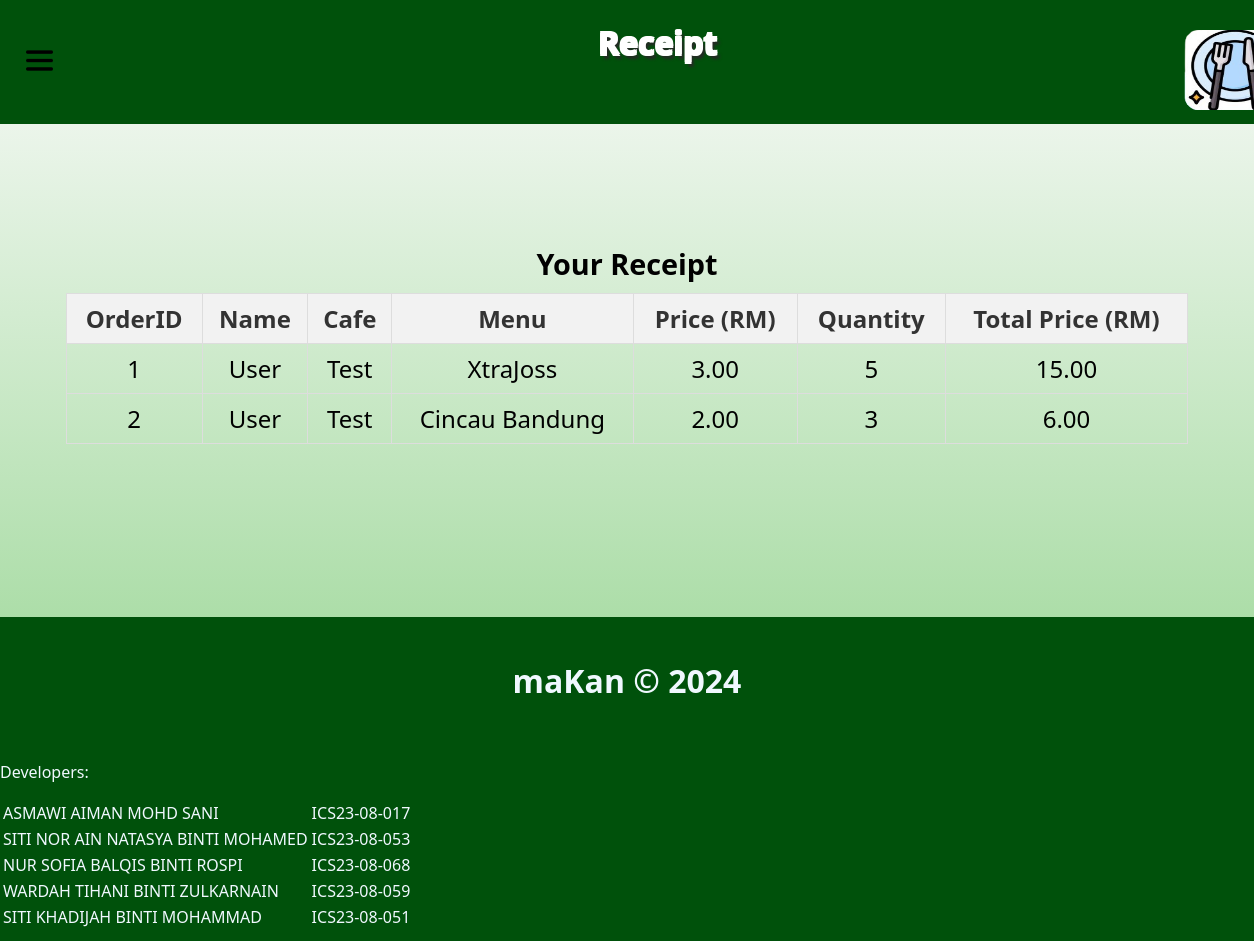
Page /menu/receipt/ (signed in) on the committed database.
### KPMIM_Cafeteria_System/models.py (models this page shows, shortened)
class Order(models.Model):
    ORDER_STATUS = [
        (0, 'Order Received'),
        (1, 'Preparing'),
        (2, 'Ready to Pick Up'),
        (3, 'Picked Up'),
    ]
    PAYMENT = [
        (0, 'Not Pay'),
        (1, 'Paid')
    ]
    orderID = models.AutoField(primary_key=True)
    menuID = models.ForeignKey(Menu, on_delete=models.CASCADE)
    cafeID = models.ForeignKey(Cafe, on_delete=models.CASCADE)
    userID = models.ForeignKey(User, on_delete=models.CASCADE)
    quantity = models.PositiveBigIntegerField()
    total_price = models.DecimalField(max_digits=10, decimal_places=2,editable=False)
    status = models.IntegerField(choices=ORDER_STATUS, default=0)
    pay=models.IntegerField(choices=PAYMENT,default=0)

class User(models.Model):
    userID=models.AutoField(primary_key=True)
    name=models.TextField()
    email=models.EmailField(unique=True)
    phone=models.TextField()
    password=models.TextField()

class Cafe(models.Model):
    cafeID=models.AutoField(primary_key=True)
    name=models.TextField()

class Menu(models.Model):
    menuID=models.AutoField(primary_key=True)
    name=models.TextField()
    price=models.DecimalField(max_digits=10,decimal_places=2)
    cafeID=models.ForeignKey(Cafe, on_delete=models.CASCADE)

### KPMIM_Cafeteria_System/views.py (the view)
# urls.py: path('menu/receipt/', views.receipt, name='receipt'),
def receipt(request):
    user_id = request.session.get('user_id')
    if not request.session.get('user_type') == 'user':
        request.session.flush()
        messages.error(request, "You do not have permission to view this page. Please login again.")
        return redirect('login')
    data = Order.objects.filter(userID=user_id, pay=1)  # Filter for status=2 and pay=1
    context = {
        'data': data,
    }
    return render(request, 'user/receipt.html', context)

### KPMIM_Cafeteria_System/templates/user/receipt.html (shortened to what this page needs)
{% load static %}
<!DOCTYPE html>
<html lang="en">
<head>
</head>
<body>
    <div class="container">
        <div class="header">
            <button id="menuButton"><img src="{% static 'menu.png' %}"></button>
            <h1>Receipt</h1>
            <div class="logo">
                <table>
                    <tr>
                        <td><a href="{% url 'usermenu' %}"><img class="websitelogo" src="{% static 'logo.png' %}" alt="maKan"></a></td>
                    </tr>
                </table>
            </div>
        </div>
        <div class="menu-list">
            <div class="menuBox">
                <div class="table-title">Your Receipt</div>
                <table>
                    <thead>
                        <tr>
                            <th>OrderID</th>
                            <th>Name</th>
                            <th>Cafe</th>
                            <th>Menu</th>
                            <th>Price (RM)</th>
                            <th>Quantity</th>
                            <th>Total Price (RM)</th>
                        </tr>
                    </thead>
                    <tbody>
                        {% for i in data %}
                        <tr>
                            <td>{{ i.orderID }}</td>
                            <td>{{ i.userID.name }}</td>
                            <td>{{ i.cafeID.name }}</td>
                            <td>{{ i.menuID.name }}</td>
                            <td>{{ i.menuID.price }}</td>
                            <td>{{ i.quantity }}</td>
                            <td>{{ i.total_price }}</td>
                        </tr>
                         {% endfor %}
                    </tbody>
                </table>
             </div>
        </div>
        <div class="footer">
            <center><h1>maKan &copy; 2024</h1></center><br>
            <p>Developers:<br></p>
            <table>
                <tr>
                    <td>ASMAWI AIMAN MOHD SANI</td>
                    <td>ICS23-08-017</td>
                </tr>
                <tr>
                    <td>SITI NOR AIN NATASYA BINTI MOHAMED</td>
                    <td>ICS23-08-053</td>
                </tr>
                <tr>
                    <td>NUR SOFIA BALQIS BINTI ROSPI</td>
                    <td>ICS23-08-068</td>
                </tr>
                <tr>
                    <td>WARDAH TIHANI BINTI ZULKARNAIN</td>
                    <td>ICS23-08-059</td>
                </tr>
                <tr>
                    <td>SITI KHADIJAH BINTI MOHAMMAD</td>
                    <td>ICS23-08-051</td>
                </tr>
            </table>
        </div>
    </div>
</body>
</html>

### KPMIM_Cafeteria_System/templates/user/receipt.html (style rules this page uses)
body { margin: 0; height: 100%; display: grid; place-items: center; padding: 0; background: linear-gradient(to top, #83CE7D, rgb(251, 251, 251)); align-items: center; font-family: system-ui, -apple-system, BlinkMacSystemFont, 'Segoe UI', Roboto, Oxygen, Ubuntu, Cantarell, 'Open Sans', 'Helvetica Neue', sans-serif; font-size: x-large; animation: popUp 1s ease-out; }
.container { width: 100%; height: auto; }
.header { background-color: #00510b; color: #ffffff; display: flex; align-items: center; justify-content: space-between; width: 100%; }
.footer { background-color: #00510b; color: aliceblue; padding-top: 20px; padding-bottom: 10px; font-size: medium; width: 100%; height: auto; margin-top: 5%; }
.websitelogo { transition: transform 0.2s ease-in-out; width: 100px; height: 80px; margin-top: 23px; }
.header h1 { margin-left: 5%; }
.menuBox { display: flex; flex-wrap: wrap; justify-content: center; transition: transform 0.2s ease-in-out; margin-top: 80px; margin-bottom: 80px; }
.menu-list { display: flex; flex-wrap: wrap; justify-content: center; }
#menuButton { background-color: #00510b; border: none; margin-right: 35%; cursor: pointer; }
#menuButton img { width: 27px; margin-left: 20px; }
.header h1 { text-align: center; text-shadow: -1px -1px 0 #ffffff, 1px -1px 0 #ffffff, -1px 1px 0 #ffffff, 1px 1px 0 #ffffff, 3px 4px 3px rgb(39, 39, 39); margin-bottom: 60px; }
.menuBox table { border-collapse: collapse; width: 100%; margin-bottom: 30px; }
.menuBox table th, .menuBox table td { border: 1px solid #ddd; padding: 8px; text-align: center; }
.menuBox table th { background-color: #f2f2f2; color: #333; font-weight: bold; }
.table-title { margin-top: 40px; margin-bottom: 10px; font-size: 1.2em; font-weight: bold; text-align: left; }
@media (min-width: 768px) { .header { flex-direction: row; } }
@media (min-width: 768px) { .logo { margin-left: 38%; } }
@media (min-width: 768px) { .header h1 { margin-left: 8%; font-size: 32px; } }
@media (min-width: 768px) { .container { width: 100%; height: auto; } }
@media (min-width: 768px) { .header { background-color: #00510b; color: #ffffff; display: flex; align-items: center; justify-content: space-between; width: 100%; } }
@media (min-width: 768px) { .footer { background-color: #00510b; color: aliceblue; padding-top: 20px; padding-bottom: 10px; font-size: medium; width: 100%; height: auto; margin-top: 5%; } }
@media (min-width: 768px) { .logo { background-color: #00510b; margin-left: 37%; } }

### rows in the picture
Order: orderID "1", userID.name "User", cafeID.name "Test", menuID.name "XtraJoss", menuID.price "3.00", quantity "5", total_price "15.00"
Order: orderID "2", userID.name "User", cafeID.name "Test", menuID.name "Cincau Bandung", menuID.price "2.00", quantity "3", total_price "6.00"
